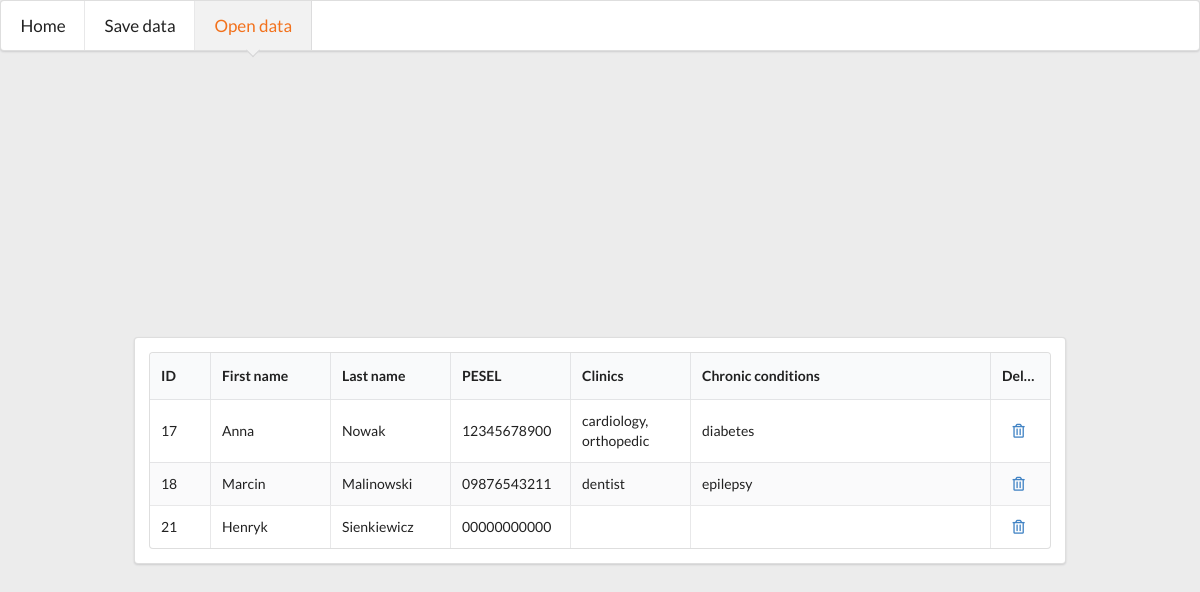
The app's page /medrecord/open_record/, older data.
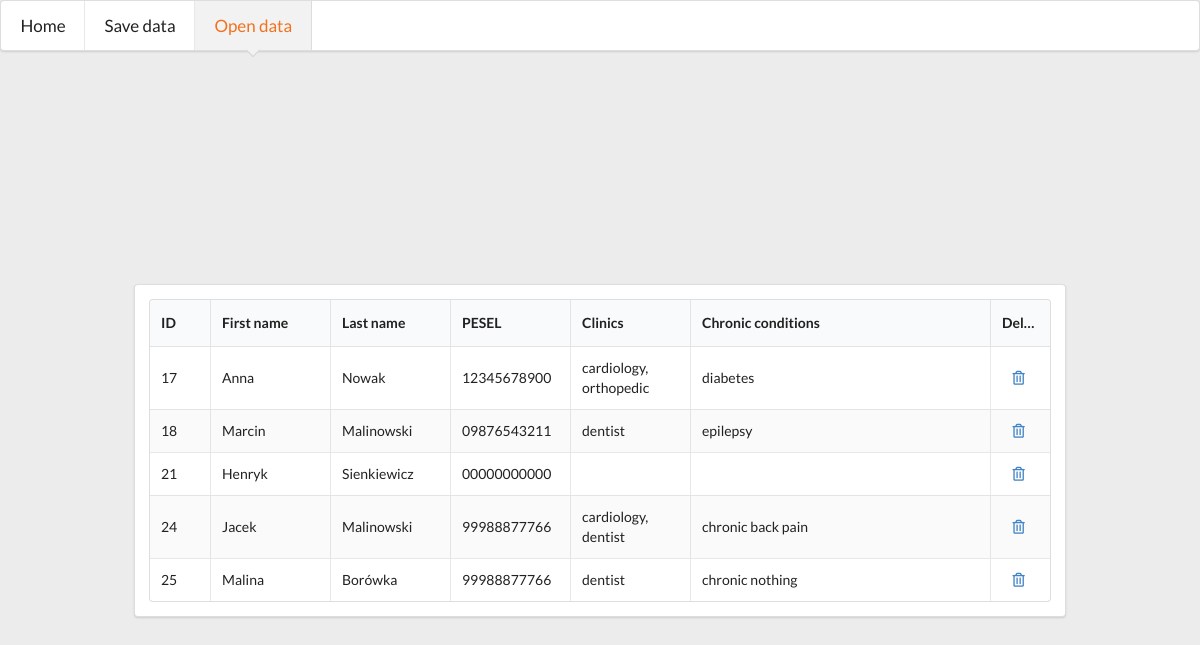
The same page, newer data.
### medrecord/models.py (models this page shows)
class Patient(models.Model):
    first_name = models.CharField(max_length=200)
    last_name = models.CharField(max_length=200)
    pesel = models.CharField(max_length=11)
    clinics = models.CharField(max_length=1000, blank=True, null=True)
    chronic_conditions = models.CharField(max_length=1000, blank=True, null=True)

### medrecord/views.py (the view)
# urls.py: path('open_record/', views.open_record, name='open_record'),
def open_record(request):
    clear_session(request)
    patients = Patient.objects.all()
    return render(request, 'medrecord/open_record.html', {'patients': patients})

### medrecord/views.py (called while the page is built)
def clear_session(request):
    for key in list(request.session.keys()):
        del request.session[key]
    return

### medrecord/templates/medrecord/open_record.html (shortened to what this page needs)
<!DOCTYPE html>
<html lang="en">
<head>
    <link rel="stylesheet" href="https://cdnjs.cloudflare.com/ajax/libs/semantic-ui/2.4.1/semantic.min.css"/>
</head>
<body>
<div class="ui pointing menu huge">
    <a class="item" href="{% url 'medrecord:index' %}">
        Home
    </a>
    <a class="item" href="{% url 'medrecord:personal_info' %}">
        Save data
    </a>
    <a class="active orange item" href="{% url 'medrecord:open_record' %}">
        Open data
    </a>
</div>
<div class="ui middle aligned center aligned grid">
    <div class="column">
        <div class="ui segment">
            <table class="ui fixed celled striped top aligned table">
                <thead>
                <tr>
                    <th class="one wide">ID</th>
                    <th class="two wide">First name</th>
                    <th class="two wide">Last name</th>
                    <th class="two wide">PESEL</th>
                    <th class="two wide">Clinics</th>
                    <th class="five wide">Chronic conditions</th>
                    <th class="one wide center aligned">Delete</th>
                </tr>
                </thead>
                <tbody>
                {% for patient in patients %}
                <tr>
                    <td data-label="ID">{{patient.id}}</td>
                    <td data-label="First name">{{patient.first_name}}</td>
                    <td data-label="Last name">{{patient.last_name}}</td>
                    <td data-label="PESEL">{{patient.pesel}}</td>
                    <td data-label="Clinics">{{patient.clinics}}</td>
                    <td data-label="Chronic conditions">{{patient.chronic_conditions}}</td>
                    <td data-label="Delete" class="center aligned">
                        <a href="/medrecord/delete/{{ patient.id }}"><i class="trash alternate outline icon"></i></a>
                    </td>
                    {% endfor %}
                </tbody>
            </table>
        </div>
    </div>
</div>
</body>
</html>

Row changes from the older to the newer data that the page shows:
added Patient: id "24", first_name "Jacek", last_name "Malinowski", pesel "99988877766", clinics "cardiology, dentist", chronic_conditions "chronic back pain"
added Patient: id "25", first_name "Malina", last_name "Borówka", pesel "99988877766", clinics "dentist", chronic_conditions "chronic nothing"
